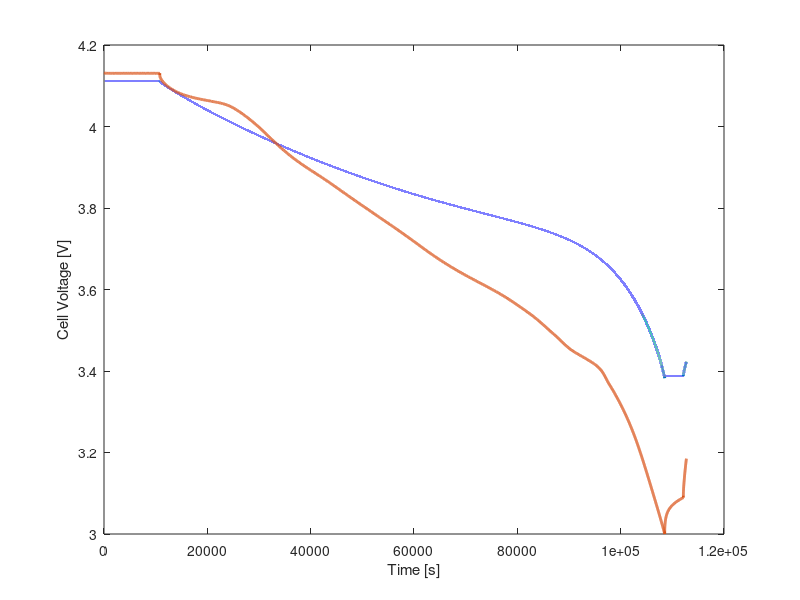

The MATLAB source for this figure:
load voltage.mat 
load data.mat

plot(t_tot, v_tot ,'LineWidth',2)

    xlabel('Time [s]')
    ylabel('Cell Voltage [V]')
    hold on 
plot (t(1:2200), u(1:2200), 'LineWidth',2)

u1=ones(1,1000);
u2=ones(1,1000);

for i=1:1000
    for a = 1:2200
        if t(a)<=i*100, t(a+1)>i*100
            
            u1(i)=u(a);
           
        end 
    end 
    for b = 1:2200
        if t_tot(b)<=i*100, t_tot(b+1)>i*100
            
            u2(i)=v_tot(b);
        end 
    end 
end
u3=u1-u2;
rms=0;
for c=1:1000
    rms=rms+u3(c).^2; 
end 
rms = (rms/1000).^(1/2)

    
